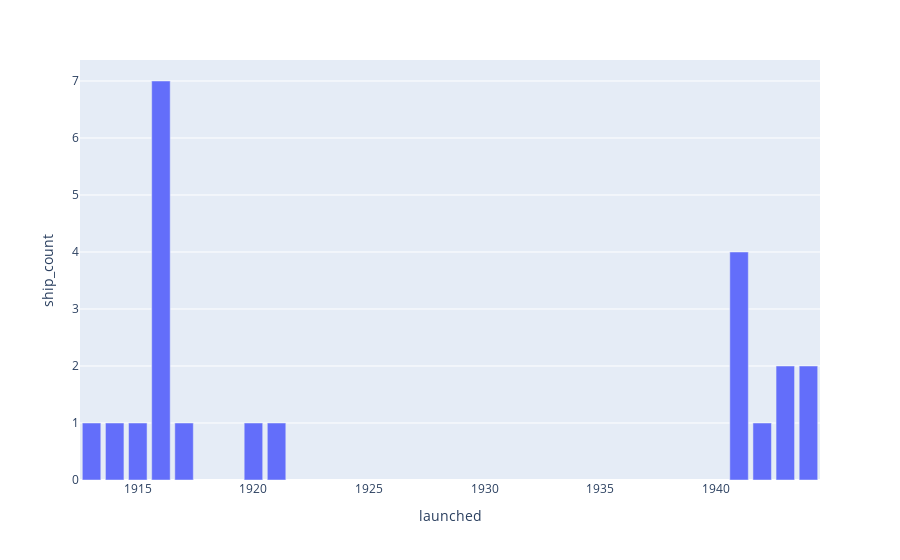

The notebook cell this image was saved under:
### Code cell
# task16 (lesson4)
# Корабли: Построить график с количеством запущенных на воду кораблей и годом запуска (X: year, Y: count)

request = """
select launched, count(launched) as ship_count
from ships
group by launched
order by launched
"""
df = pd.read_sql_query(request, conn)

fig = px.bar(x=df.launched.to_list(), y=df.ship_count.to_list(), labels={'x':'launched', 'y':'ship_count'})
fig.show()

### Figure 1 — Plotly figure (JSON) as saved in the notebook; plotly's stock layout.template omitted (floating-point values rounded to 4 significant figures)
{"data": [{"alignmentgroup": "True", "hovertemplate": "launched=%{x}<br>ship_count=%{y}<extra></extra>", "legendgroup": "", "marker": {"color": "#636efa", "pattern": {"shape": ""}}, "name": "", "offsetgroup": "", "orientation": "v", "showlegend": false, "textposition": "auto", "type": "bar", "x": [1913, 1914, 1915, 1916, 1917, 1920, 1921, 1941, 1942, 1943, 1944], "xaxis": "x", "y": [1, 1, 1, 7, 1, 1, 1, 4, 1, 2, 2], "yaxis": "y"}], "layout": {"barmode": "relative", "legend": {"tracegroupgap": 0}, "margin": {"t": 60}, "xaxis": {"anchor": "y", "domain": [0, 1], "title": {"text": "launched"}}, "yaxis": {"anchor": "x", "domain": [0, 1], "title": {"text": "ship_count"}}}}
